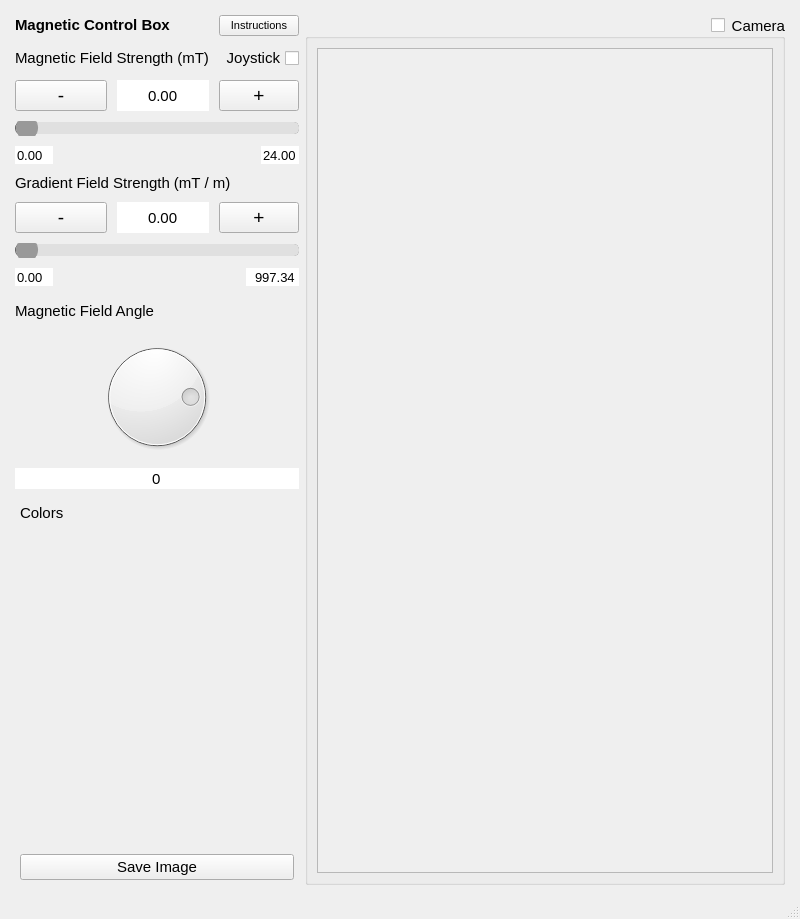
<?xml version="1.0" encoding="UTF-8"?>
<ui version="4.0">
 <class>MainWindow</class>
 <widget class="QMainWindow" name="MainWindow">
  <property name="geometry">
   <rect>
    <x>0</x>
    <y>0</y>
    <width>800</width>
    <height>919</height>
   </rect>
  </property>
  <property name="windowTitle">
   <string>MainWindow</string>
  </property>
  <widget class="QWidget" name="centralwidget">
   <layout class="QHBoxLayout" name="horizontalLayout" stretch="1,3">
    <property name="leftMargin">
     <number>15</number>
    </property>
    <property name="topMargin">
     <number>15</number>
    </property>
    <property name="rightMargin">
     <number>15</number>
    </property>
    <property name="bottomMargin">
     <number>12</number>
    </property>
    <item>
     <layout class="QVBoxLayout" name="verticalLayout_2" stretch="0,1,2,4">
      <property name="spacing">
       <number>10</number>
      </property>
      <item>
       <layout class="QHBoxLayout" name="horizontalLayout_2">
        <item>
         <widget class="QLabel" name="label_9">
          <property name="sizePolicy">
           <sizepolicy hsizetype="MinimumExpanding" vsizetype="Maximum">
            <horstretch>1</horstretch>
            <verstretch>1</verstretch>
           </sizepolicy>
          </property>
          <property name="font">
           <font>
            <pointsize>11</pointsize>
            <weight>75</weight>
            <bold>true</bold>
           </font>
          </property>
          <property name="text">
           <string>Magnetic Control Box</string>
          </property>
          <property name="alignment">
           <set>Qt::AlignLeading|Qt::AlignLeft|Qt::AlignVCenter</set>
          </property>
         </widget>
        </item>
        <item>
         <widget class="QPushButton" name="InstructionsButton">
          <property name="sizePolicy">
           <sizepolicy hsizetype="Fixed" vsizetype="Fixed">
            <horstretch>0</horstretch>
            <verstretch>0</verstretch>
           </sizepolicy>
          </property>
          <property name="font">
           <font>
            <pointsize>8</pointsize>
           </font>
          </property>
          <property name="layoutDirection">
           <enum>Qt::RightToLeft</enum>
          </property>
          <property name="text">
           <string notr="true">Instructions</string>
          </property>
         </widget>
        </item>
       </layout>
      </item>
      <item>
       <layout class="QGridLayout" name="gridLayout_6" rowstretch="1,1,1,1,1,1,1,1" columnstretch="1,1,1">
        <item row="3" column="2">
         <widget class="QDoubleSpinBox" name="MaxB">
          <property name="sizePolicy">
           <sizepolicy hsizetype="Fixed" vsizetype="Fixed">
            <horstretch>0</horstretch>
            <verstretch>0</verstretch>
           </sizepolicy>
          </property>
          <property name="font">
           <font>
            <pointsize>10</pointsize>
           </font>
          </property>
          <property name="layoutDirection">
           <enum>Qt::RightToLeft</enum>
          </property>
          <property name="frame">
           <bool>false</bool>
          </property>
          <property name="alignment">
           <set>Qt::AlignRight|Qt::AlignTrailing|Qt::AlignVCenter</set>
          </property>
          <property name="readOnly">
           <bool>true</bool>
          </property>
          <property name="buttonSymbols">
           <enum>QAbstractSpinBox::NoButtons</enum>
          </property>
          <property name="value">
           <double>24.000000000000000</double>
          </property>
         </widget>
        </item>
        <item row="6" column="0" colspan="3">
         <widget class="QSlider" name="G_slider">
          <property name="enabled">
           <bool>false</bool>
          </property>
          <property name="styleSheet">
           <string notr="true">QSlider {
    background-color: transparent;
}

QSlider::groove:horizontal {
    border: 1px solid #666;
    height: 10px;
    background: #e0e0e0;
    border-radius: 5px;
}

QSlider::handle:horizontal {
    background: #999;  /* Lighter gray handle */
    border: 1px solid #999;
    width: 20px;
    height: 20px;
    margin: -6px 0;
    border-radius: 10px;
}

QSlider::handle:horizontal:hover {
    background: #777;  /* Slightly darker on hover */
    border: 1px solid #777;
}

QSlider::sub-page:horizontal {
    background: qlineargradient(spread:pad, x1:0, y1:0, x2:1, y2:0, 
                                stop:0 #b3d1ff, stop:1 #003366);  /* Light to dark blue */
    border-radius: 5px;
}

QSlider::add-page:horizontal {
    background: #e0e0e0;
    border-radius: 5px;
}
</string>
          </property>
          <property name="orientation">
           <enum>Qt::Horizontal</enum>
          </property>
         </widget>
        </item>
        <item row="0" column="0" colspan="2">
         <widget class="QLabel" name="label_6">
          <property name="sizePolicy">
           <sizepolicy hsizetype="MinimumExpanding" vsizetype="Maximum">
            <horstretch>1</horstretch>
            <verstretch>1</verstretch>
           </sizepolicy>
          </property>
          <property name="font">
           <font>
            <pointsize>11</pointsize>
           </font>
          </property>
          <property name="text">
           <string>Magnetic Field Strength (mT)</string>
          </property>
          <property name="alignment">
           <set>Qt::AlignLeading|Qt::AlignLeft|Qt::AlignVCenter</set>
          </property>
         </widget>
        </item>
        <item row="1" column="2">
         <widget class="QPushButton" name="pushButton_7">
          <property name="sizePolicy">
           <sizepolicy hsizetype="MinimumExpanding" vsizetype="Expanding">
            <horstretch>1</horstretch>
            <verstretch>2</verstretch>
           </sizepolicy>
          </property>
          <property name="font">
           <font>
            <pointsize>14</pointsize>
           </font>
          </property>
          <property name="text">
           <string>+</string>
          </property>
         </widget>
        </item>
        <item row="7" column="2">
         <widget class="QDoubleSpinBox" name="MaxG">
          <property name="sizePolicy">
           <sizepolicy hsizetype="Fixed" vsizetype="Fixed">
            <horstretch>0</horstretch>
            <verstretch>0</verstretch>
           </sizepolicy>
          </property>
          <property name="font">
           <font>
            <pointsize>10</pointsize>
           </font>
          </property>
          <property name="layoutDirection">
           <enum>Qt::RightToLeft</enum>
          </property>
          <property name="frame">
           <bool>false</bool>
          </property>
          <property name="alignment">
           <set>Qt::AlignRight|Qt::AlignTrailing|Qt::AlignVCenter</set>
          </property>
          <property name="readOnly">
           <bool>true</bool>
          </property>
          <property name="buttonSymbols">
           <enum>QAbstractSpinBox::NoButtons</enum>
          </property>
          <property name="maximum">
           <double>1000.000000000000000</double>
          </property>
          <property name="value">
           <double>997.340000000000032</double>
          </property>
         </widget>
        </item>
        <item row="1" column="1">
         <widget class="QDoubleSpinBox" name="B_spinbox">
          <property name="sizePolicy">
           <sizepolicy hsizetype="MinimumExpanding" vsizetype="Expanding">
            <horstretch>1</horstretch>
            <verstretch>2</verstretch>
           </sizepolicy>
          </property>
          <property name="font">
           <font>
            <pointsize>11</pointsize>
           </font>
          </property>
          <property name="mouseTracking">
           <bool>false</bool>
          </property>
          <property name="tabletTracking">
           <bool>false</bool>
          </property>
          <property name="focusPolicy">
           <enum>Qt::WheelFocus</enum>
          </property>
          <property name="layoutDirection">
           <enum>Qt::LeftToRight</enum>
          </property>
          <property name="wrapping">
           <bool>false</bool>
          </property>
          <property name="frame">
           <bool>false</bool>
          </property>
          <property name="alignment">
           <set>Qt::AlignCenter</set>
          </property>
          <property name="readOnly">
           <bool>false</bool>
          </property>
          <property name="buttonSymbols">
           <enum>QAbstractSpinBox::NoButtons</enum>
          </property>
          <property name="accelerated">
           <bool>false</bool>
          </property>
          <property name="showGroupSeparator" stdset="0">
           <bool>true</bool>
          </property>
          <property name="maximum">
           <double>24.000000000000000</double>
          </property>
         </widget>
        </item>
        <item row="0" column="2">
         <widget class="QCheckBox" name="JoystickCheckbox">
          <property name="font">
           <font>
            <pointsize>11</pointsize>
           </font>
          </property>
          <property name="layoutDirection">
           <enum>Qt::RightToLeft</enum>
          </property>
          <property name="text">
           <string>Joystick</string>
          </property>
         </widget>
        </item>
        <item row="5" column="1">
         <widget class="QDoubleSpinBox" name="G_spinbox">
          <property name="sizePolicy">
           <sizepolicy hsizetype="MinimumExpanding" vsizetype="Expanding">
            <horstretch>1</horstretch>
            <verstretch>2</verstretch>
           </sizepolicy>
          </property>
          <property name="font">
           <font>
            <pointsize>11</pointsize>
           </font>
          </property>
          <property name="mouseTracking">
           <bool>false</bool>
          </property>
          <property name="tabletTracking">
           <bool>false</bool>
          </property>
          <property name="focusPolicy">
           <enum>Qt::WheelFocus</enum>
          </property>
          <property name="layoutDirection">
           <enum>Qt::LeftToRight</enum>
          </property>
          <property name="autoFillBackground">
           <bool>false</bool>
          </property>
          <property name="wrapping">
           <bool>false</bool>
          </property>
          <property name="frame">
           <bool>false</bool>
          </property>
          <property name="alignment">
           <set>Qt::AlignCenter</set>
          </property>
          <property name="buttonSymbols">
           <enum>QAbstractSpinBox::NoButtons</enum>
          </property>
          <property name="accelerated">
           <bool>false</bool>
          </property>
          <property name="showGroupSeparator" stdset="0">
           <bool>false</bool>
          </property>
         </widget>
        </item>
        <item row="3" column="0">
         <widget class="QDoubleSpinBox" name="MinB">
          <property name="sizePolicy">
           <sizepolicy hsizetype="Fixed" vsizetype="Fixed">
            <horstretch>0</horstretch>
            <verstretch>0</verstretch>
           </sizepolicy>
          </property>
          <property name="font">
           <font>
            <pointsize>10</pointsize>
           </font>
          </property>
          <property name="frame">
           <bool>false</bool>
          </property>
          <property name="readOnly">
           <bool>true</bool>
          </property>
          <property name="buttonSymbols">
           <enum>QAbstractSpinBox::NoButtons</enum>
          </property>
         </widget>
        </item>
        <item row="5" column="0">
         <widget class="QPushButton" name="pushButton_5">
          <property name="sizePolicy">
           <sizepolicy hsizetype="MinimumExpanding" vsizetype="Expanding">
            <horstretch>1</horstretch>
            <verstretch>2</verstretch>
           </sizepolicy>
          </property>
          <property name="font">
           <font>
            <pointsize>14</pointsize>
           </font>
          </property>
          <property name="text">
           <string>-</string>
          </property>
         </widget>
        </item>
        <item row="2" column="0" colspan="3">
         <widget class="QSlider" name="B_slider">
          <property name="enabled">
           <bool>false</bool>
          </property>
          <property name="sizePolicy">
           <sizepolicy hsizetype="Minimum" vsizetype="Fixed">
            <horstretch>0</horstretch>
            <verstretch>0</verstretch>
           </sizepolicy>
          </property>
          <property name="styleSheet">
           <string notr="true">QSlider {
    background-color: transparent;
}

QSlider::groove:horizontal {
    border: 1px solid #666;
    height: 10px;
    background: #e0e0e0;
    border-radius: 5px;
}

QSlider::handle:horizontal {
    background: #999;  /* Lighter gray handle */
    border: 1px solid #999;
    width: 20px;
    height: 20px;
    margin: -6px 0;
    border-radius: 10px;
}

QSlider::handle:horizontal:hover {
    background: #777;  /* Slightly darker on hover */
    border: 1px solid #777;
}

QSlider::sub-page:horizontal {
    background: qlineargradient(spread:pad, x1:0, y1:0, x2:1, y2:0, 
                                stop:0 #b3d1ff, stop:1 #003366);  /* Light to dark blue */
    border-radius: 5px;
}

QSlider::add-page:horizontal {
    background: #e0e0e0;
    border-radius: 5px;
}
</string>
          </property>
          <property name="orientation">
           <enum>Qt::Horizontal</enum>
          </property>
         </widget>
        </item>
        <item row="1" column="0">
         <widget class="QPushButton" name="pushButton_8">
          <property name="sizePolicy">
           <sizepolicy hsizetype="MinimumExpanding" vsizetype="Expanding">
            <horstretch>1</horstretch>
            <verstretch>2</verstretch>
           </sizepolicy>
          </property>
          <property name="font">
           <font>
            <pointsize>14</pointsize>
           </font>
          </property>
          <property name="text">
           <string>-</string>
          </property>
         </widget>
        </item>
        <item row="5" column="2">
         <widget class="QPushButton" name="pushButton_6">
          <property name="sizePolicy">
           <sizepolicy hsizetype="MinimumExpanding" vsizetype="Expanding">
            <horstretch>1</horstretch>
            <verstretch>2</verstretch>
           </sizepolicy>
          </property>
          <property name="font">
           <font>
            <pointsize>14</pointsize>
           </font>
          </property>
          <property name="text">
           <string>+</string>
          </property>
         </widget>
        </item>
        <item row="4" column="0" colspan="3">
         <widget class="QLabel" name="label_5">
          <property name="sizePolicy">
           <sizepolicy hsizetype="MinimumExpanding" vsizetype="Maximum">
            <horstretch>1</horstretch>
            <verstretch>1</verstretch>
           </sizepolicy>
          </property>
          <property name="font">
           <font>
            <pointsize>11</pointsize>
           </font>
          </property>
          <property name="text">
           <string>Gradient Field Strength (mT / m)</string>
          </property>
          <property name="alignment">
           <set>Qt::AlignLeading|Qt::AlignLeft|Qt::AlignVCenter</set>
          </property>
         </widget>
        </item>
        <item row="7" column="0">
         <widget class="QDoubleSpinBox" name="MinG">
          <property name="sizePolicy">
           <sizepolicy hsizetype="Fixed" vsizetype="Fixed">
            <horstretch>0</horstretch>
            <verstretch>0</verstretch>
           </sizepolicy>
          </property>
          <property name="font">
           <font>
            <pointsize>10</pointsize>
           </font>
          </property>
          <property name="frame">
           <bool>false</bool>
          </property>
          <property name="readOnly">
           <bool>true</bool>
          </property>
          <property name="buttonSymbols">
           <enum>QAbstractSpinBox::NoButtons</enum>
          </property>
         </widget>
        </item>
       </layout>
      </item>
      <item>
       <layout class="QVBoxLayout" name="verticalLayout" stretch="0,4,0">
        <item>
         <widget class="QLabel" name="label_4">
          <property name="sizePolicy">
           <sizepolicy hsizetype="MinimumExpanding" vsizetype="MinimumExpanding">
            <horstretch>1</horstretch>
            <verstretch>1</verstretch>
           </sizepolicy>
          </property>
          <property name="font">
           <font>
            <pointsize>11</pointsize>
           </font>
          </property>
          <property name="text">
           <string>Magnetic Field Angle</string>
          </property>
          <property name="alignment">
           <set>Qt::AlignLeading|Qt::AlignLeft|Qt::AlignVCenter</set>
          </property>
         </widget>
        </item>
        <item>
         <widget class="QDial" name="theta_dial">
          <property name="maximum">
           <number>359</number>
          </property>
          <property name="value">
           <number>269</number>
          </property>
          <property name="sliderPosition">
           <number>269</number>
          </property>
          <property name="tracking">
           <bool>true</bool>
          </property>
          <property name="orientation">
           <enum>Qt::Horizontal</enum>
          </property>
          <property name="invertedAppearance">
           <bool>false</bool>
          </property>
          <property name="invertedControls">
           <bool>false</bool>
          </property>
          <property name="wrapping">
           <bool>true</bool>
          </property>
          <property name="notchTarget">
           <double>0.000000000000000</double>
          </property>
          <property name="notchesVisible">
           <bool>false</bool>
          </property>
         </widget>
        </item>
        <item>
         <widget class="QSpinBox" name="theta_spinbox">
          <property name="font">
           <font>
            <pointsize>11</pointsize>
           </font>
          </property>
          <property name="frame">
           <bool>false</bool>
          </property>
          <property name="alignment">
           <set>Qt::AlignCenter</set>
          </property>
          <property name="readOnly">
           <bool>true</bool>
          </property>
          <property name="buttonSymbols">
           <enum>QAbstractSpinBox::NoButtons</enum>
          </property>
          <property name="maximum">
           <number>359</number>
          </property>
         </widget>
        </item>
       </layout>
      </item>
      <item>
       <layout class="QGridLayout" name="gridLayout_2">
        <property name="leftMargin">
         <number>5</number>
        </property>
        <property name="topMargin">
         <number>5</number>
        </property>
        <property name="rightMargin">
         <number>5</number>
        </property>
        <property name="bottomMargin">
         <number>5</number>
        </property>
        <property name="spacing">
         <number>15</number>
        </property>
        <item row="0" column="0">
         <widget class="QLabel" name="label_8">
          <property name="sizePolicy">
           <sizepolicy hsizetype="Minimum" vsizetype="Minimum">
            <horstretch>0</horstretch>
            <verstretch>0</verstretch>
           </sizepolicy>
          </property>
          <property name="text">
           <string>&lt;html&gt;&lt;head/&gt;&lt;body&gt;&lt;p&gt;&lt;span style=&quot; font-size:11pt;&quot;&gt;Colors&lt;/span&gt;&lt;/p&gt;&lt;/body&gt;&lt;/html&gt;</string>
          </property>
         </widget>
        </item>
        <item row="1" column="0">
         <widget class="PaintWheel" name="ColorWheel" native="true">
          <property name="sizePolicy">
           <sizepolicy hsizetype="Expanding" vsizetype="Expanding">
            <horstretch>2</horstretch>
            <verstretch>2</verstretch>
           </sizepolicy>
          </property>
         </widget>
        </item>
        <item row="2" column="0">
         <widget class="QPushButton" name="SaveImage">
          <property name="font">
           <font>
            <pointsize>11</pointsize>
           </font>
          </property>
          <property name="text">
           <string>Save Image</string>
          </property>
         </widget>
        </item>
       </layout>
      </item>
     </layout>
    </item>
    <item>
     <widget class="QGroupBox" name="CameraCheckbox">
      <property name="font">
       <font>
        <pointsize>11</pointsize>
       </font>
      </property>
      <property name="title">
       <string>Camera</string>
      </property>
      <property name="alignment">
       <set>Qt::AlignRight|Qt::AlignTrailing|Qt::AlignVCenter</set>
      </property>
      <property name="checkable">
       <bool>true</bool>
      </property>
      <property name="checked">
       <bool>false</bool>
      </property>
      <layout class="QGridLayout" name="gridLayout_4">
       <item row="0" column="0">
        <widget class="QGraphicsView" name="CamView">
         <property name="sizePolicy">
          <sizepolicy hsizetype="Expanding" vsizetype="Expanding">
           <horstretch>2</horstretch>
           <verstretch>2</verstretch>
          </sizepolicy>
         </property>
        </widget>
       </item>
      </layout>
     </widget>
    </item>
   </layout>
  </widget>
  <widget class="QMenuBar" name="menubar">
   <property name="geometry">
    <rect>
     <x>0</x>
     <y>0</y>
     <width>800</width>
     <height>21</height>
    </rect>
   </property>
  </widget>
  <widget class="QStatusBar" name="statusbar"/>
 </widget>
 <customwidgets>
  <customwidget>
   <class>PaintWheel</class>
   <extends>QWidget</extends>
   <header>Model.ColorWheelLogic</header>
   <container>1</container>
  </customwidget>
 </customwidgets>
 <resources/>
 <connections>
  <connection>
   <sender>pushButton_7</sender>
   <signal>clicked()</signal>
   <receiver>B_spinbox</receiver>
   <slot>stepUp()</slot>
   <hints>
    <hint type="sourcelabel">
     <x>226</x>
     <y>108</y>
    </hint>
    <hint type="destinationlabel">
     <x>180</x>
     <y>110</y>
    </hint>
   </hints>
  </connection>
  <connection>
   <sender>pushButton_8</sender>
   <signal>clicked()</signal>
   <receiver>B_spinbox</receiver>
   <slot>stepDown()</slot>
   <hints>
    <hint type="sourcelabel">
     <x>73</x>
     <y>107</y>
    </hint>
    <hint type="destinationlabel">
     <x>184</x>
     <y>114</y>
    </hint>
   </hints>
  </connection>
  <connection>
   <sender>pushButton_5</sender>
   <signal>clicked()</signal>
   <receiver>G_spinbox</receiver>
   <slot>stepDown()</slot>
   <hints>
    <hint type="sourcelabel">
     <x>61</x>
     <y>233</y>
    </hint>
    <hint type="destinationlabel">
     <x>142</x>
     <y>233</y>
    </hint>
   </hints>
  </connection>
  <connection>
   <sender>pushButton_6</sender>
   <signal>clicked()</signal>
   <receiver>G_spinbox</receiver>
   <slot>stepUp()</slot>
   <hints>
    <hint type="sourcelabel">
     <x>246</x>
     <y>231</y>
    </hint>
    <hint type="destinationlabel">
     <x>187</x>
     <y>223</y>
    </hint>
   </hints>
  </connection>
 </connections>
</ui>
